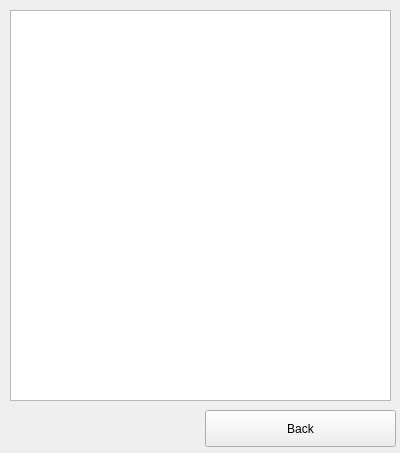
<?xml version="1.0" encoding="UTF-8"?>
<ui version="4.0">
 <class>GameResults</class>
 <widget class="QWidget" name="GameResults">
  <property name="geometry">
   <rect>
    <x>0</x>
    <y>0</y>
    <width>400</width>
    <height>453</height>
   </rect>
  </property>
  <property name="windowTitle">
   <string>Form</string>
  </property>
  <widget class="QPushButton" name="backButton">
   <property name="geometry">
    <rect>
     <x>205</x>
     <y>410</y>
     <width>191</width>
     <height>37</height>
    </rect>
   </property>
   <property name="font">
    <font>
     <family>Helvetica</family>
    </font>
   </property>
   <property name="text">
    <string>Back</string>
   </property>
  </widget>
  <widget class="QListWidget" name="results">
   <property name="geometry">
    <rect>
     <x>10</x>
     <y>10</y>
     <width>381</width>
     <height>391</height>
    </rect>
   </property>
   <property name="font">
    <font>
     <family>Helvetica</family>
    </font>
   </property>
  </widget>
 </widget>
 <resources/>
 <connections/>
</ui>
